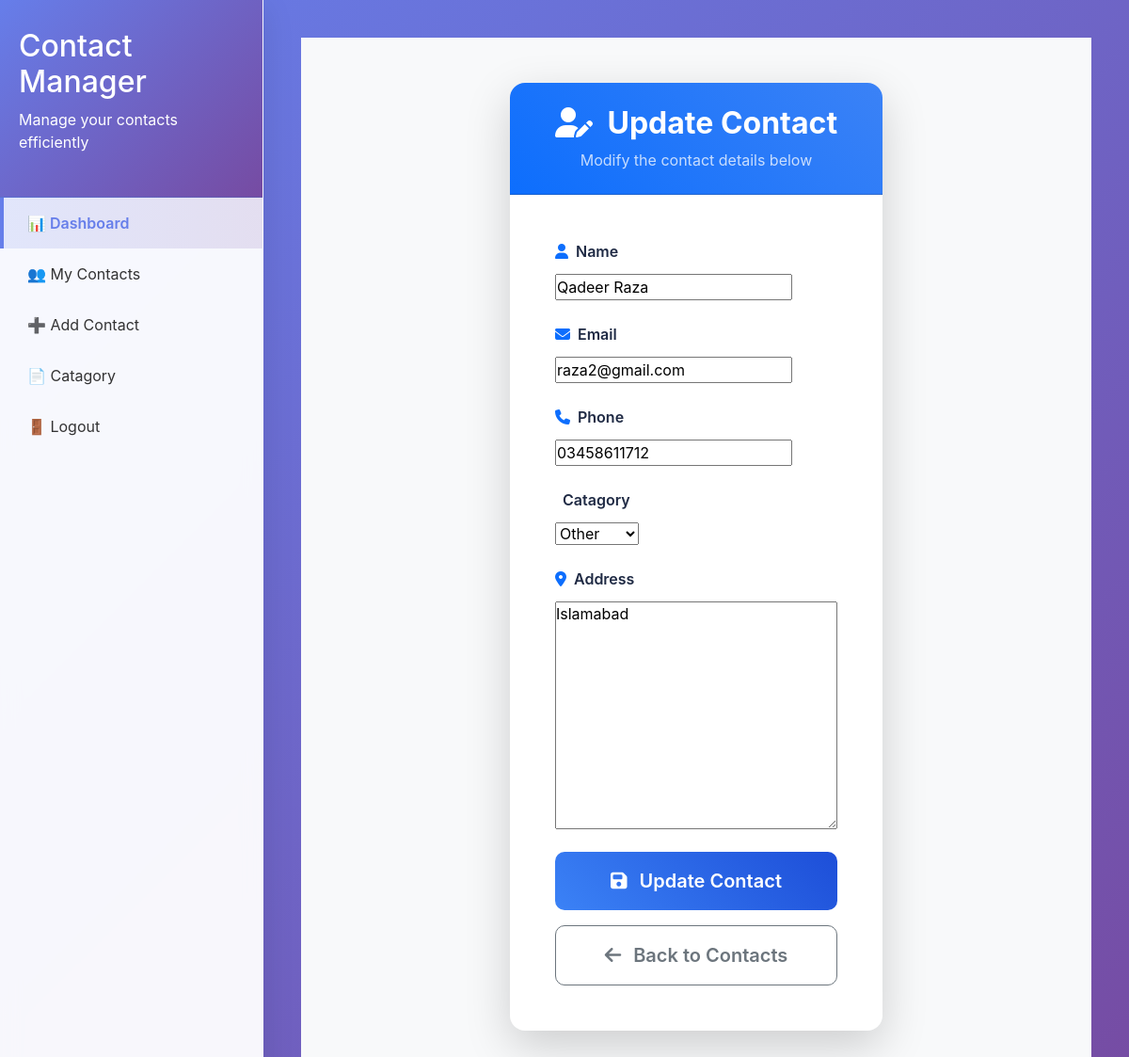
The app's page /update_contact/1/ (signed in) with its own data.
### contact/models.py (models this page shows, shortened)
class Contact(models.Model):
    id= models.AutoField(primary_key=True)
    user= models.ForeignKey(User, on_delete=models.CASCADE, related_name='contacts', null=True, blank=True)
    name = models.CharField(max_length=100)
    email = models.EmailField()
    phone = models.CharField(max_length=15)
    Catagory = models.ForeignKey(Catagory, on_delete=models.CASCADE, related_name='contacts')
    address = models.TextField(blank=True, null=True)
    created_at = models.DateTimeField(auto_now_add=True)
    updated_at = models.DateTimeField(auto_now=True)

### contact/views.py (the view)
# urls.py: path('update_contact/<int:contact_id>/', views.updateContact, name='update_contact'),
@login_required
def updateContact(request, contact_id):
    contact = Contact.objects.get(id=contact_id, user=request.user)
    if request.method == 'POST':
        form = ContactForm(request.POST, user=request.user, instance=contact)
        if form.is_valid():
            form.save()
            activity = Activity.objects.create(
                    user=request.user,
                    activity_type='Updated',
                    description=f'Contact {contact.name} was Updated',
                    activity_date=datetime.now()
               )
            return redirect('contact')
    else:
        form = ContactForm(instance=contact, user=request.user)
    return render(request, 'contact/updateContact.html', {'form': form, 'contact': contact})

### contact/forms.py (shortened to what this page needs)
class ContactForm(forms.ModelForm):
    class Meta:
        model = Contact
        fields = ['name', 'email', 'phone', 'Catagory', 'address']
    def __init__(self, *args, **kwargs):
        self.user = kwargs.pop('user', None)  # Pop user from kwargs
        super().__init__(*args, **kwargs)
        if self.user:
            self.fields['Catagory'].queryset = Catagory.objects.filter(user=self.user)

### contact/models.py (called while the page is built)
    def __str__(self):
        return self.name

### contact/templates/contact/updateContact.html (shortened to what this page needs)
{% extends 'core/base.html' %}
{% block body %}
<div class="container-fluid py-5 bg-light">
    {% if request.user.is_authenticated %}
        <div class="row justify-content-center">
            <div class="col-lg-6 col-md-8 col-sm-10">
                <div class="card shadow-lg border-0 rounded-4">
                    <div class="card-header bg-gradient-primary text-white text-center py-4 rounded-top-4">
                        <h2 class="mb-0 fw-bold">
                            <i class="fas fa-user-edit me-2"></i>
                            Update Contact
                        </h2>
                        <p class="mb-0 mt-2 opacity-75">Modify the contact details below</p>
                    </div>
                    <div class="card-body p-5">
                        <form method="post" action="" novalidate>
                            {% for field in form %}
                                <div class="mb-4">
                                    <label for="{{ field.id_for_label }}" class="form-label fw-semibold">
                                        <i class="fas {{ field.label|lower|slugify|add:'-icon' }} me-2 text-primary"></i>
                                        {{ field.label }}
                                    </label>
                                    <div class="input-group">
                                        {{ field }}
                                    </div>
                                </div>
                            {% endfor %}
                            <div class="d-grid gap-3">
                                <button type="submit" class="btn btn-primary btn-lg py-3 fw-semibold">
                                    <i class="fas fa-save me-2"></i>
                                    Update Contact
                                </button>
                                <a href="{% url 'contact' %}" class="btn btn-outline-secondary btn-lg py-3">
                                    <i class="fas fa-arrow-left me-2"></i>
                                    Back to Contacts
                                </a>
                            </div>
                        </form>
                    </div>
                </div>
            </div>
        </div>
    {% endif %}
</div>
{% endblock body %}

### core/templates/core/base.html (style rules this page uses)
* { margin: 0; padding: 0; box-sizing: border-box; }
body { font-family: 'Segoe UI', Tahoma, Geneva, Verdana, sans-serif; background: linear-gradient(135deg, #667eea 0%, #764ba2 100%); min-height: 100vh; }

### contact/templates/contact/updateContact.html (style rules this page uses)
body { background-color: #f5f7fa; font-family: 'Inter', -apple-system, BlinkMacSystemFont, 'Segoe UI', Roboto, Oxygen, Ubuntu, Cantarell, sans-serif; }
.container-fluid { max-width: 1400px; margin: 0 auto; }
.card { border-radius: 12px; transition: transform 0.3s ease, box-shadow 0.3s ease; background: #ffffff; }
.card-header.bg-gradient-primary { background: linear-gradient(45deg, #0d6efd, #3b82f6); border-radius: 12px 12px 0 0; padding: 2rem; }
.form-label { color: #1f2a44; font-size: 1rem; font-weight: 600; margin-bottom: 0.75rem; display: flex; align-items: center; }
.input-group { position: relative; }
.btn-primary { background: linear-gradient(45deg, #3b82f6, #1d4ed8); border: none; border-radius: 10px; padding: 0.85rem 1.5rem; font-weight: 600; transition: all 0.3s ease; }
.btn-outline-secondary, .btn-outline-success { border-radius: 10px; padding: 0.85rem 1.5rem; font-weight: 600; transition: all 0.3s ease; }
.name-icon::before { content: '\f007'; }
.email-icon::before { content: '\f0e0'; }
.phone-icon::before { content: '\f095'; }
.address-icon::before { content: '\f3c5'; }

### records on screen
Contact: form "Qadeer Raza" "raza2@gmail.com" "03458611712" "Other" "Islamabad"

### other values on screen
{{ field.label }} "Name" "Email" "Phone" "Catagory" "Address"
